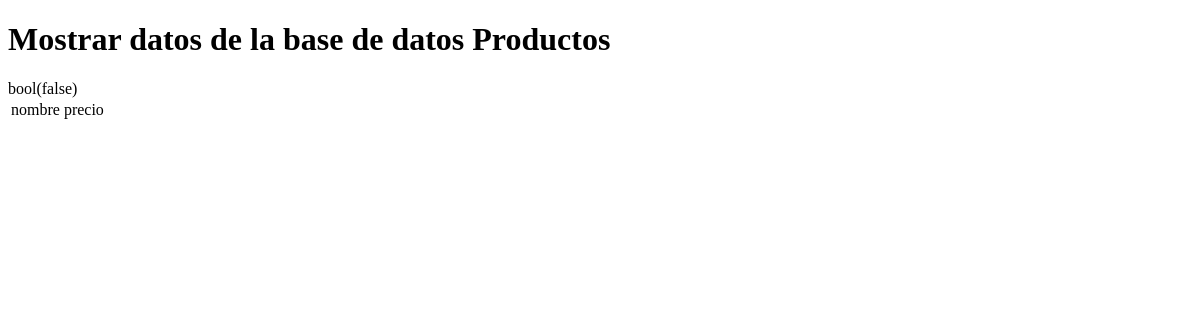
Page /test.php on the earlier database version.
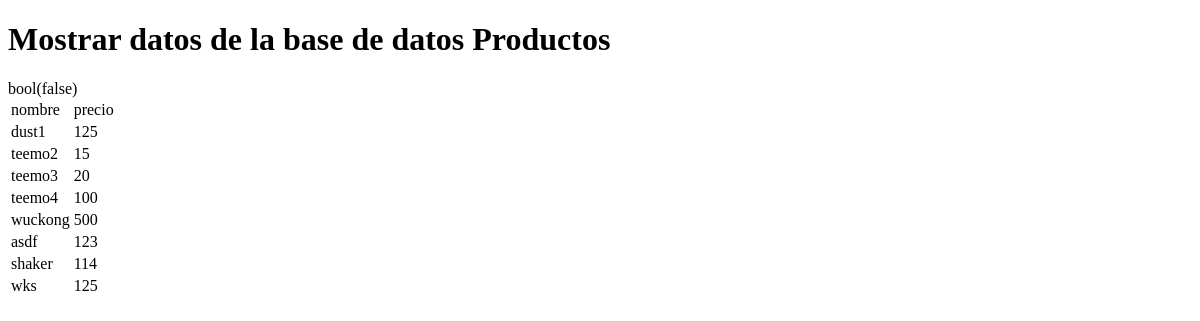
Same page on the later database version.
### tables this page shows
CREATE TABLE `producto` (
  `id_producto` int(11) NOT NULL,
  `nombre` varchar(30) DEFAULT NULL,
  `precio` float DEFAULT NULL,
  `caracteristicas` varchar(100) DEFAULT NULL,
  `img` varchar(100) DEFAULT NULL,
  `id_catalogo` int(11) DEFAULT NULL
);

### test.php (the view, shortened to what this page needs)
<!DOCTYPE html>
<html lang="en">
<head>
</head>
<body>
    <h1>Mostrar datos de la base de datos Productos</h1>
    <?php
    $dsn = "mysql:host=localhost;dbname=farmacia";
    $user = "root";
    $password = "";
    $conn = new  PDO($dsn, $user, $password);
    $sql = "SELECT * FROM producto";
    $respuesta = $conn->prepare($sql);
    $respuesta->execute();
    $productos = $respuesta->fetchAll();
    var_dump(Usuario::traerUser("goes"));
    ?>
    <table>
        <tr>
            <td>
                nombre
            </td>
            <td>
                precio
            </td>
        </tr>
        <?php foreach ($productos as $producto) :  ?>
            <tr>
                <td><?= $producto['nombre'] ?></td>
                <td><?= $producto['precio']  ?></td>
            </tr>
        <?php endforeach;  ?>
    </table>
</body>
</html>

Differences in the rows shown:
added producto: nombre "dust1", precio "125"
added producto: nombre "teemo2", precio "15"
added producto: nombre "teemo3", precio "20"
added producto: nombre "teemo4", precio "100"
added producto: nombre "wuckong", precio "500"
added producto: nombre "asdf", precio "123"
added producto: nombre "shaker", precio "114"
added producto: nombre "wks", precio "125"
